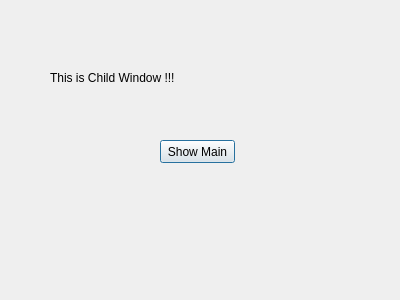
<?xml version="1.0" encoding="UTF-8"?>
<ui version="4.0">
 <class>ChildDialog</class>
 <widget class="QDialog" name="ChildDialog">
  <property name="windowModality">
   <enum>Qt::NonModal</enum>
  </property>
  <property name="geometry">
   <rect>
    <x>0</x>
    <y>0</y>
    <width>400</width>
    <height>300</height>
   </rect>
  </property>
  <property name="windowTitle">
   <string>Dialog</string>
  </property>
  <widget class="QLabel" name="label">
   <property name="geometry">
    <rect>
     <x>50</x>
     <y>70</y>
     <width>141</width>
     <height>16</height>
    </rect>
   </property>
   <property name="text">
    <string>This is Child Window !!!</string>
   </property>
  </widget>
  <widget class="QPushButton" name="displayMainWindow">
   <property name="geometry">
    <rect>
     <x>160</x>
     <y>140</y>
     <width>75</width>
     <height>23</height>
    </rect>
   </property>
   <property name="text">
    <string>Show Main</string>
   </property>
  </widget>
 </widget>
 <resources/>
 <connections/>
</ui>
